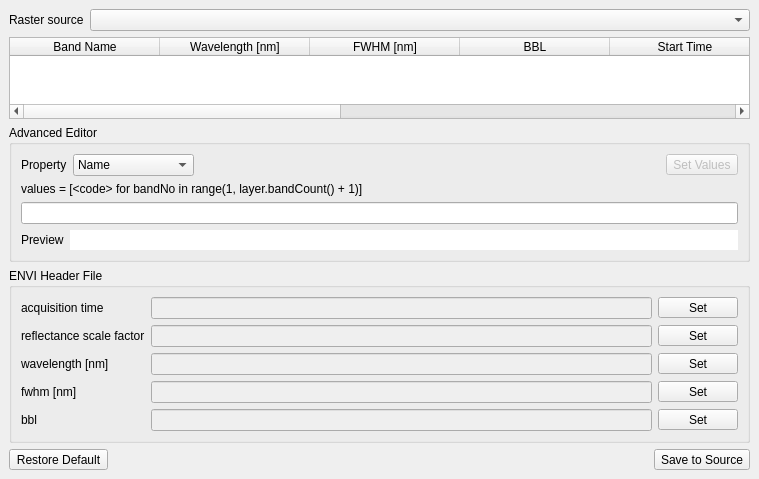
<?xml version="1.0" encoding="UTF-8"?>
<ui version="4.0">
 <class>MainWindow</class>
 <widget class="QMainWindow" name="MainWindow">
  <property name="geometry">
   <rect>
    <x>0</x>
    <y>0</y>
    <width>759</width>
    <height>479</height>
   </rect>
  </property>
  <property name="windowTitle">
   <string>Raster Source Band Properties Editor</string>
  </property>
  <widget class="QWidget" name="centralwidget">
   <layout class="QVBoxLayout" name="verticalLayout" stretch="0,0,0,0,0">
    <item>
     <layout class="QFormLayout" name="formLayout_2">
      <item row="0" column="0">
       <widget class="QLabel" name="label_4">
        <property name="sizePolicy">
         <sizepolicy hsizetype="Fixed" vsizetype="Preferred">
          <horstretch>0</horstretch>
          <verstretch>0</verstretch>
         </sizepolicy>
        </property>
        <property name="text">
         <string>Raster source</string>
        </property>
       </widget>
      </item>
      <item row="0" column="1">
       <widget class="QComboBox" name="mSource">
        <property name="windowTitle">
         <string>Band Properties Editor</string>
        </property>
       </widget>
      </item>
     </layout>
    </item>
    <item>
     <widget class="QTableWidget" name="mTable">
      <attribute name="horizontalHeaderDefaultSectionSize">
       <number>150</number>
      </attribute>
      <attribute name="horizontalHeaderStretchLastSection">
       <bool>true</bool>
      </attribute>
      <column>
       <property name="text">
        <string>Band Name</string>
       </property>
      </column>
      <column>
       <property name="text">
        <string>Wavelength [nm]</string>
       </property>
      </column>
      <column>
       <property name="text">
        <string>FWHM [nm]</string>
       </property>
      </column>
      <column>
       <property name="text">
        <string>BBL</string>
       </property>
       <property name="toolTip">
        <string>Bad band multiplier.</string>
       </property>
      </column>
      <column>
       <property name="text">
        <string>Start Time</string>
       </property>
      </column>
      <column>
       <property name="text">
        <string>End Time</string>
       </property>
      </column>
      <column>
       <property name="text">
        <string>Offset</string>
       </property>
      </column>
      <column>
       <property name="text">
        <string>Scale</string>
       </property>
      </column>
      <column>
       <property name="text">
        <string>No Data Value</string>
       </property>
      </column>
     </widget>
    </item>
    <item>
     <widget class="QgsCollapsibleGroupBox" name="mGroupBox">
      <property name="minimumSize">
       <size>
        <width>0</width>
        <height>0</height>
       </size>
      </property>
      <property name="title">
       <string>Advanced Editor</string>
      </property>
      <property name="collapsed">
       <bool>true</bool>
      </property>
      <layout class="QVBoxLayout" name="verticalLayout_2">
       <item>
        <layout class="QHBoxLayout" name="horizontalLayout">
         <item>
          <widget class="QLabel" name="label">
           <property name="text">
            <string>Property</string>
           </property>
          </widget>
         </item>
         <item>
          <widget class="QComboBox" name="mColumn">
           <item>
            <property name="text">
             <string>Name</string>
            </property>
           </item>
           <item>
            <property name="text">
             <string>Wavelength [nm]</string>
            </property>
           </item>
           <item>
            <property name="text">
             <string>FWHM [nm]</string>
            </property>
           </item>
           <item>
            <property name="text">
             <string>Bad Band</string>
            </property>
           </item>
           <item>
            <property name="text">
             <string>Start Time</string>
            </property>
           </item>
           <item>
            <property name="text">
             <string>End Time</string>
            </property>
           </item>
           <item>
            <property name="text">
             <string>Offset</string>
            </property>
           </item>
           <item>
            <property name="text">
             <string>Scale</string>
            </property>
           </item>
           <item>
            <property name="text">
             <string>No Data Values</string>
            </property>
           </item>
          </widget>
         </item>
         <item>
          <spacer name="horizontalSpacer_2">
           <property name="orientation">
            <enum>Qt::Horizontal</enum>
           </property>
           <property name="sizeHint" stdset="0">
            <size>
             <width>40</width>
             <height>20</height>
            </size>
           </property>
          </spacer>
         </item>
         <item>
          <widget class="QToolButton" name="mSetValues">
           <property name="enabled">
            <bool>false</bool>
           </property>
           <property name="text">
            <string>Set Values</string>
           </property>
          </widget>
         </item>
        </layout>
       </item>
       <item>
        <widget class="QLabel" name="label_3">
         <property name="text">
          <string>&lt;html&gt;&lt;head/&gt;&lt;body&gt;&lt;p&gt;&lt;span style=&quot; font-family:'Courier New';&quot;&gt;values = [&amp;lt;code&amp;gt; for bandNo in range(1, layer.bandCount() + 1)]&lt;/span&gt;&lt;/p&gt;&lt;/body&gt;&lt;/html&gt;</string>
         </property>
        </widget>
       </item>
       <item>
        <widget class="QLineEdit" name="mCode">
         <property name="text">
          <string/>
         </property>
        </widget>
       </item>
       <item>
        <layout class="QHBoxLayout" name="horizontalLayout_3">
         <item>
          <widget class="QLabel" name="label_2">
           <property name="text">
            <string>Preview</string>
           </property>
          </widget>
         </item>
         <item>
          <widget class="QLineEdit" name="mPreview">
           <property name="enabled">
            <bool>true</bool>
           </property>
           <property name="autoFillBackground">
            <bool>false</bool>
           </property>
           <property name="frame">
            <bool>false</bool>
           </property>
           <property name="readOnly">
            <bool>true</bool>
           </property>
          </widget>
         </item>
        </layout>
       </item>
      </layout>
     </widget>
    </item>
    <item>
     <widget class="QgsCollapsibleGroupBox" name="mEnviGroupBox">
      <property name="title">
       <string>ENVI Header File</string>
      </property>
      <layout class="QFormLayout" name="formLayout">
       <item row="0" column="0">
        <widget class="QLabel" name="label_8">
         <property name="sizePolicy">
          <sizepolicy hsizetype="Fixed" vsizetype="Preferred">
           <horstretch>0</horstretch>
           <verstretch>0</verstretch>
          </sizepolicy>
         </property>
         <property name="text">
          <string>acquisition time</string>
         </property>
        </widget>
       </item>
       <item row="1" column="0">
        <widget class="QLabel" name="label_5">
         <property name="sizePolicy">
          <sizepolicy hsizetype="Fixed" vsizetype="Preferred">
           <horstretch>0</horstretch>
           <verstretch>0</verstretch>
          </sizepolicy>
         </property>
         <property name="text">
          <string>reflectance scale factor</string>
         </property>
        </widget>
       </item>
       <item row="1" column="1">
        <layout class="QHBoxLayout" name="horizontalLayout_4">
         <item>
          <widget class="QLineEdit" name="mReflactanceScaleFactor">
           <property name="enabled">
            <bool>false</bool>
           </property>
           <property name="sizePolicy">
            <sizepolicy hsizetype="Preferred" vsizetype="Fixed">
             <horstretch>0</horstretch>
             <verstretch>0</verstretch>
            </sizepolicy>
           </property>
           <property name="text">
            <string/>
           </property>
           <property name="readOnly">
            <bool>true</bool>
           </property>
          </widget>
         </item>
         <item>
          <widget class="QToolButton" name="mSetReflactanceScaleFactor">
           <property name="sizePolicy">
            <sizepolicy hsizetype="Fixed" vsizetype="Fixed">
             <horstretch>0</horstretch>
             <verstretch>0</verstretch>
            </sizepolicy>
           </property>
           <property name="minimumSize">
            <size>
             <width>80</width>
             <height>0</height>
            </size>
           </property>
           <property name="toolTip">
            <string/>
           </property>
           <property name="text">
            <string>Set</string>
           </property>
          </widget>
         </item>
        </layout>
       </item>
       <item row="2" column="0">
        <widget class="QLabel" name="label_6">
         <property name="sizePolicy">
          <sizepolicy hsizetype="Fixed" vsizetype="Preferred">
           <horstretch>0</horstretch>
           <verstretch>0</verstretch>
          </sizepolicy>
         </property>
         <property name="text">
          <string>wavelength [nm]</string>
         </property>
        </widget>
       </item>
       <item row="3" column="0">
        <widget class="QLabel" name="label_7">
         <property name="sizePolicy">
          <sizepolicy hsizetype="Fixed" vsizetype="Preferred">
           <horstretch>0</horstretch>
           <verstretch>0</verstretch>
          </sizepolicy>
         </property>
         <property name="text">
          <string>fwhm [nm]</string>
         </property>
        </widget>
       </item>
       <item row="0" column="1">
        <layout class="QHBoxLayout" name="horizontalLayout_6">
         <item>
          <widget class="QLineEdit" name="mAcquisitionTime">
           <property name="enabled">
            <bool>false</bool>
           </property>
           <property name="sizePolicy">
            <sizepolicy hsizetype="Preferred" vsizetype="Fixed">
             <horstretch>0</horstretch>
             <verstretch>0</verstretch>
            </sizepolicy>
           </property>
           <property name="text">
            <string/>
           </property>
           <property name="readOnly">
            <bool>true</bool>
           </property>
          </widget>
         </item>
         <item>
          <widget class="QToolButton" name="mSetAcquisitionTime">
           <property name="sizePolicy">
            <sizepolicy hsizetype="Fixed" vsizetype="Fixed">
             <horstretch>0</horstretch>
             <verstretch>0</verstretch>
            </sizepolicy>
           </property>
           <property name="minimumSize">
            <size>
             <width>80</width>
             <height>0</height>
            </size>
           </property>
           <property name="toolTip">
            <string/>
           </property>
           <property name="text">
            <string>Set</string>
           </property>
          </widget>
         </item>
        </layout>
       </item>
       <item row="2" column="1">
        <layout class="QHBoxLayout" name="horizontalLayout_7">
         <item>
          <widget class="QLineEdit" name="mWavelength">
           <property name="enabled">
            <bool>false</bool>
           </property>
           <property name="sizePolicy">
            <sizepolicy hsizetype="Preferred" vsizetype="Fixed">
             <horstretch>0</horstretch>
             <verstretch>0</verstretch>
            </sizepolicy>
           </property>
           <property name="text">
            <string/>
           </property>
           <property name="readOnly">
            <bool>true</bool>
           </property>
          </widget>
         </item>
         <item>
          <widget class="QToolButton" name="mSetWavelength">
           <property name="sizePolicy">
            <sizepolicy hsizetype="Fixed" vsizetype="Fixed">
             <horstretch>0</horstretch>
             <verstretch>0</verstretch>
            </sizepolicy>
           </property>
           <property name="minimumSize">
            <size>
             <width>80</width>
             <height>0</height>
            </size>
           </property>
           <property name="toolTip">
            <string/>
           </property>
           <property name="text">
            <string>Set</string>
           </property>
          </widget>
         </item>
        </layout>
       </item>
       <item row="3" column="1">
        <layout class="QHBoxLayout" name="horizontalLayout_8">
         <item>
          <widget class="QLineEdit" name="mFwhm">
           <property name="enabled">
            <bool>false</bool>
           </property>
           <property name="sizePolicy">
            <sizepolicy hsizetype="Preferred" vsizetype="Fixed">
             <horstretch>0</horstretch>
             <verstretch>0</verstretch>
            </sizepolicy>
           </property>
           <property name="text">
            <string/>
           </property>
           <property name="readOnly">
            <bool>true</bool>
           </property>
          </widget>
         </item>
         <item>
          <widget class="QToolButton" name="mSetFwhm">
           <property name="sizePolicy">
            <sizepolicy hsizetype="Fixed" vsizetype="Fixed">
             <horstretch>0</horstretch>
             <verstretch>0</verstretch>
            </sizepolicy>
           </property>
           <property name="minimumSize">
            <size>
             <width>80</width>
             <height>0</height>
            </size>
           </property>
           <property name="toolTip">
            <string/>
           </property>
           <property name="text">
            <string>Set</string>
           </property>
          </widget>
         </item>
        </layout>
       </item>
       <item row="4" column="0">
        <widget class="QLabel" name="label_9">
         <property name="sizePolicy">
          <sizepolicy hsizetype="Fixed" vsizetype="Preferred">
           <horstretch>0</horstretch>
           <verstretch>0</verstretch>
          </sizepolicy>
         </property>
         <property name="text">
          <string>bbl</string>
         </property>
        </widget>
       </item>
       <item row="4" column="1">
        <layout class="QHBoxLayout" name="horizontalLayout_10">
         <item>
          <widget class="QLineEdit" name="mBbl">
           <property name="enabled">
            <bool>false</bool>
           </property>
           <property name="sizePolicy">
            <sizepolicy hsizetype="Preferred" vsizetype="Fixed">
             <horstretch>0</horstretch>
             <verstretch>0</verstretch>
            </sizepolicy>
           </property>
           <property name="text">
            <string/>
           </property>
           <property name="readOnly">
            <bool>true</bool>
           </property>
          </widget>
         </item>
         <item>
          <widget class="QToolButton" name="mSetBbl">
           <property name="sizePolicy">
            <sizepolicy hsizetype="Fixed" vsizetype="Fixed">
             <horstretch>0</horstretch>
             <verstretch>0</verstretch>
            </sizepolicy>
           </property>
           <property name="minimumSize">
            <size>
             <width>80</width>
             <height>0</height>
            </size>
           </property>
           <property name="toolTip">
            <string/>
           </property>
           <property name="text">
            <string>Set</string>
           </property>
          </widget>
         </item>
        </layout>
       </item>
      </layout>
     </widget>
    </item>
    <item>
     <layout class="QHBoxLayout" name="horizontalLayout_2">
      <item>
       <widget class="QToolButton" name="mRevertValues">
        <property name="text">
         <string>Restore Default</string>
        </property>
       </widget>
      </item>
      <item>
       <spacer name="horizontalSpacer">
        <property name="orientation">
         <enum>Qt::Horizontal</enum>
        </property>
        <property name="sizeHint" stdset="0">
         <size>
          <width>40</width>
          <height>20</height>
         </size>
        </property>
       </spacer>
      </item>
      <item>
       <widget class="QToolButton" name="mSaveToSource">
        <property name="sizePolicy">
         <sizepolicy hsizetype="Fixed" vsizetype="Fixed">
          <horstretch>0</horstretch>
          <verstretch>0</verstretch>
         </sizepolicy>
        </property>
        <property name="minimumSize">
         <size>
          <width>80</width>
          <height>0</height>
         </size>
        </property>
        <property name="toolTip">
         <string/>
        </property>
        <property name="text">
         <string>Save to Source</string>
        </property>
       </widget>
      </item>
     </layout>
    </item>
   </layout>
  </widget>
 </widget>
 <customwidgets>
  <customwidget>
   <class>QgsCollapsibleGroupBox</class>
   <extends>QGroupBox</extends>
   <header>qgscollapsiblegroupbox.h</header>
   <container>1</container>
  </customwidget>
 </customwidgets>
 <resources/>
 <connections/>
</ui>
